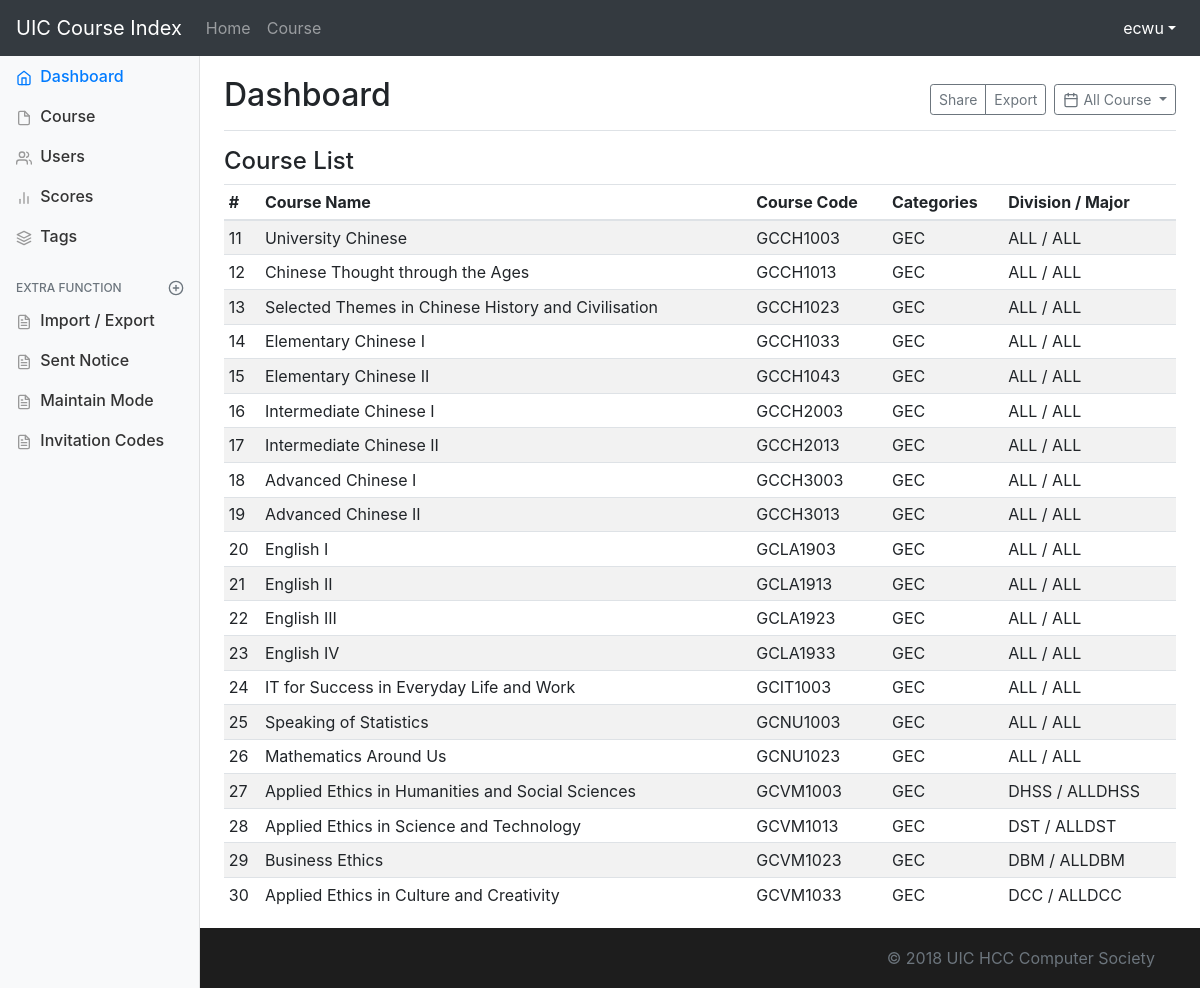
The page /dashboard/ (signed in) on the database its author committed.
### course/models.py (models this page shows, shortened)
class Course(models.Model):
    UIC_DIVISION = (('DST', 'Division of Science and Technology'),
                    ('DBM', 'Division of Business and Management'),
                    ('DHSS', 'Division of Humanities and Social Sciences'),
                    ('DCC', 'Division of Culture and Creativity'),
                    ('ALL', 'All Division'))
    UIC_MAJOR = (
        ('DST', (
            ('FST', 'Food Science and Technology'),
            ('ENVS', 'Environmental Science'),
            ('APSY', 'Applied Psychology'),
            ('STAT', 'Statistics'),
            ('FM', 'Financial Mathematics'),
            ('CST', 'Computer Science and Technology'),
            ('DS', 'Data Science'),
            ('ALLDST', 'All DST Major')
        )),
        ('DBM', (
            ('ACCT', 'Accounting'),
            ('FIN', 'Finance'),
            ('AE', 'Applied Economics'),
            ('EBIS', 'e-Business Management and Information Systems'),
            ('MHR', 'Management of Human Resources'),
            ('MKT', 'Marketing Management'),
            ('EPIN', 'Entrepreneurship and Innovation'),
            ('ALLDBM', 'All DBM Major')
        )),
        ('DCC', (
            ('CCM', 'Culture, Creativity and Management'),
            ('CTV', 'Cinema and Television'),
            ('MAD', 'Media Arts and Design'),
            ('ALLDCC', 'All DCC Major')
        )),
        ('DHSS', (
            ('GIR', 'Government and International Relations'),
            ('SWSA', 'Social Work and Social Administration'),
            ('IJ', 'International Journalism'),
            ('PRA', 'Public Relations and Advertising'),
            ('ATS', 'Applied Translation Studies '),
            ('ELLS', 'English Language and Literature Studies'),
            ('ALLDHSS', 'All DHSS Major')
        )),
        ('ALL', 'ALL Major')
    )
    UIC_COURSE_CATEGORY = (
        ('BBAC', 'BBA (Hons) Core'),
        ('MR', 'Major Required'),
        ('ME', 'Major Elective'),
        ('GEC', 'General Education Core'),
        ('GED', 'General Education Distribution'),
        ('WPEX', 'Whole Person Education Experiential Learning Modules'),
        ('FE', 'Free Elective')
    )
    UIC_COURSE_UNITS = (
        (3, 'Three Units'),
        (1, 'One Unit')
    )
    course_name_en = models.CharField(max_length=128, null=True)
    course_name_cn = models.CharField(max_length=128, null=True)
    course_code = models.CharField(max_length=32, default='EMPY1003')
    course_units = models.IntegerField(default=3, choices=UIC_COURSE_UNITS)
    course_class = models.CharField(max_length=32, default='DEFAULT_CLASS')
    course_major = models.CharField(max_length=32, default='ALL', choices=UIC_MAJOR)
    course_division = models.CharField(max_length=32, default='ALL', choices=UIC_DIVISION)
    course_category = models.CharField(max_length=32, default='FE', choices=UIC_COURSE_CATEGORY)
    course_descriptions = models.TextField(null=True, default='To be added')
    course_pre_request = models.ForeignKey('self', blank=True, null=True, on_delete=models.DO_NOTHING)
    up_vote = models.IntegerField(default=0)
    down_vote = models.IntegerField(default=0)
    pub_date = models.DateTimeField(auto_now_add=True)
    update_time = models.DateTimeField(auto_now=True)
    view_times = models.IntegerField(default=0)
    is_display_score= models.BooleanField(default=True)

### course/views.py (the view)
# urls.py: path('dashboard/', views.dashboard_interface, name='dashboard_interface'),
def dashboard_interface(request):
    if not request.user.is_authenticated:
        messages.add_message(request, messages.ERROR, 'No permission.')
        return redirect('/')
    else:
        courses = models.Course.objects.all()
        return render(request, 'tools/dashboard.html', {'courses': courses})

### course/templates/tools/dashboard.html (shortened to what this page needs)
<!doctype html>
<html lang="en">
<head>
    <link href="https://cdn.bootcss.com/bootstrap/4.0.0/css/bootstrap.min.css" rel="stylesheet">
    {% load static %}
    <link href="{% static "course/css/login_page.css" %}" rel="stylesheet">
</head>
<body>
<header>
    <nav class="navbar navbar-expand-md navbar-dark fixed-top bg-dark">
        <a class="navbar-brand" href="{% url 'home_page' %}">UIC Course Index</a>
        <div class="collapse navbar-collapse" id="navbarCollapse">
            <ul class="navbar-nav mr-auto">
                <li class="nav-item">
                    <a class="nav-link" href="{% url 'home_page' %}">Home</a>
                </li>
                <li class="nav-item">
                    <a class="nav-link" href="{% url 'course_list' %}">Course <span class="sr-only">(current)</span></a>
                </li>
            </ul>
            <ul class="navbar-nav ml-auto">
                <li class="nav-item dropdown show">
                    <a class="nav-link dropdown-toggle" href="#" id="dropdown01" data-toggle="dropdown"
                       aria-haspopup="true" aria-expanded="true">{{ user.username }}</a>
                </li>
            </ul>
        </div>
    </nav>
</header>
<main role="main" class="container">
</main>
<div class="container-fluid">
        <div class="row">
            <nav class="col-md-2 d-none d-md-block bg-light sidebar">
                <div class="sidebar-sticky">
                    <ul class="nav flex-column">
                        <li class="nav-item">
                            <a class="nav-link active" href="#">
                                Dashboard <span class="sr-only">(current)</span>
                            </a>
                        </li>
                        <li class="nav-item">
                            <a class="nav-link" href="#">
                                Course
                            </a>
                        </li>
                        <li class="nav-item">
                            <a class="nav-link" href="#">
                                Users
                            </a>
                        </li>
                        <li class="nav-item">
                            <a class="nav-link" href="#">
                                Scores
                            </a>
                        </li>
                        <li class="nav-item">
                            <a class="nav-link" href="#">
                                Tags
                            </a>
                        </li>
                    </ul>
                    <h6 class="sidebar-heading d-flex justify-content-between align-items-center px-3 mt-4 mb-1 text-muted">
                        <span>Extra Function</span>
                        <a class="d-flex align-items-center text-muted" href="#">
                        </a>
                    </h6>
                    <ul class="nav flex-column mb-2">
                        <li class="nav-item">
                            <a class="nav-link" href="#">
                                Import / Export
                            </a>
                        </li>
                        <li class="nav-item">
                            <a class="nav-link" href="#">
                                Sent Notice
                            </a>
                        </li>
                        <li class="nav-item">
                            <a class="nav-link" href="#">
                                Maintain Mode
                            </a>
                        </li>
                        <li class="nav-item">
                            <a class="nav-link" href="{% url 'invitation_code' %}">
                                Invitation Codes
                            </a>
                        </li>
                    </ul>
                </div>
            </nav>
            <main role="main" class="col-md-9 ml-sm-auto col-lg-10 pt-3 px-4">
                <div class="d-flex justify-content-between flex-wrap flex-md-nowrap align-items-center pb-2 mb-3 border-bottom">
                    <h1 class="h2">Dashboard</h1>
                    <div class="btn-toolbar mb-2 mb-md-0">
                        <div class="btn-group mr-2">
                            <button class="btn btn-sm btn-outline-secondary">Share</button>
                            <button class="btn btn-sm btn-outline-secondary">Export</button>
                        </div>
                        <button class="btn btn-sm btn-outline-secondary dropdown-toggle">
                            All Course
                        </button>
                    </div>
                </div>
                <h4>Course List</h4>
                <div class="table-responsive">
                    <table class="table table-striped table-sm">
                        <thead>
                        <tr>
                            <th>#</th>
                            <th>Course Name</th>
                            <th>Course Code</th>
                            <th>Categories</th>
                            <th>Division / Major</th>
                        </tr>
                        </thead>
                        <tbody>
                        {% for course in courses %}
                            <tr>
                                <td>{{ course.id }}</td>
                                <td>{{ course.course_name_en }}</td>
                                <td>{{ course.course_code }}</td>
                                <td>{{ course.course_category }}</td>
                                <td>{{ course.course_division }} / {{ course.course_major }}</td>
                            </tr>
                        {% endfor %}
                        </tbody>
                    </table>
                </div>
            </main>
        </div>
    </div>
<footer class="footer">
    <div class="container text-right">
        <span class="text-muted ">&copy; 2018 UIC HCC Computer Society</span>
    </div>
</footer>
{% load static %}
</body>
</html>

### course/static/course/css/login_page.css (style rules this page uses)
html { position: relative; min-height: 100%; }
body { margin-bottom: 60px; font-family: -apple-system, BlinkMacSystemFont, "Segoe UI", "Droid Sans", "Helvetica Neue", "PingFang SC", "Hiragino Sans GB", "Droid Sans Fallback", "Microsoft YaHei", sans-serif; }
.footer { position: absolute; bottom: 0; width: 100%; height: 60px; line-height: 60px; background-color: #1d1d1d; }
body > .container { padding: 60px 15px 0; }
.footer > .container { padding-right: 15px; padding-left: 15px; }

### course/templates/tools/dashboard.html (style rules this page uses)
.feather { width: 16px; height: 16px; vertical-align: text-bottom; }
.sidebar { position: fixed; top: 0; bottom: 0; left: 0; z-index: 100; padding: 0; box-shadow: inset -1px 0 0 rgba(0, 0, 0, .1); }
.sidebar-sticky { position: -webkit-sticky; position: sticky; top: 48px; height: calc(100vh - 48px); padding-top: .5rem; overflow-x: hidden; overflow-y: auto; }
.sidebar .nav-link { font-weight: 500; color: #333; }
.sidebar .nav-link .feather { margin-right: 4px; color: #999; }
.sidebar .nav-link.active { color: #007bff; }
.sidebar .nav-link:hover .feather, .sidebar .nav-link.active .feather { color: inherit; }
.sidebar-heading { font-size: .75rem; text-transform: uppercase; }
.border-bottom { border-bottom: 1px solid #e5e5e5; }

### rows shown on the page
Course: id "11", course_name_en "University Chinese", course_code "GCCH1003", course_category "GEC", course_division "ALL", course_major "ALL"
Course: id "12", course_name_en "Chinese Thought through the Ages", course_code "GCCH1013", course_category "GEC", course_division "ALL", course_major "ALL"
Course: id "13", course_name_en "Selected Themes in Chinese History and Civilisation", course_code "GCCH1023", course_category "GEC", course_division "ALL", course_major "ALL"
Course: id "14", course_name_en "Elementary Chinese I", course_code "GCCH1033", course_category "GEC", course_division "ALL", course_major "ALL"
Course: id "15", course_name_en "Elementary Chinese II", course_code "GCCH1043", course_category "GEC", course_division "ALL", course_major "ALL"
Course: id "16", course_name_en "Intermediate Chinese I", course_code "GCCH2003", course_category "GEC", course_division "ALL", course_major "ALL"
Course: id "17", course_name_en "Intermediate Chinese II", course_code "GCCH2013", course_category "GEC", course_division "ALL", course_major "ALL"
Course: id "18", course_name_en "Advanced Chinese I", course_code "GCCH3003", course_category "GEC", course_division "ALL", course_major "ALL"
Course: id "19", course_name_en "Advanced Chinese II", course_code "GCCH3013", course_category "GEC", course_division "ALL", course_major "ALL"
Course: id "20", course_name_en "English I", course_code "GCLA1903", course_category "GEC", course_division "ALL", course_major "ALL"
Course: id "21", course_name_en "English II", course_code "GCLA1913", course_category "GEC", course_division "ALL", course_major "ALL"
Course: id "22", course_name_en "English III", course_code "GCLA1923", course_category "GEC", course_division "ALL", course_major "ALL"
Course: id "23", course_name_en "English IV", course_code "GCLA1933", course_category "GEC", course_division "ALL", course_major "ALL"
Course: id "24", course_name_en "IT for Success in Everyday Life and Work", course_code "GCIT1003", course_category "GEC", course_division "ALL", course_major "ALL"
Course: id "25", course_name_en "Speaking of Statistics", course_code "GCNU1003", course_category "GEC", course_division "ALL", course_major "ALL"
Course: id "26", course_name_en "Mathematics Around Us", course_code "GCNU1023", course_category "GEC", course_division "ALL", course_major "ALL"
Course: id "27", course_name_en "Applied Ethics in Humanities and Social Sciences", course_code "GCVM1003", course_category "GEC", course_division "DHSS", course_major "ALLDHSS"
Course: id "28", course_name_en "Applied Ethics in Science and Technology", course_code "GCVM1013", course_category "GEC", course_division "DST", course_major "ALLDST"
Course: id "29", course_name_en "Business Ethics", course_code "GCVM1023", course_category "GEC", course_division "DBM", course_major "ALLDBM"
Course: id "30", course_name_en "Applied Ethics in Culture and Creativity", course_code "GCVM1033", course_category "GEC", course_division "DCC", course_major "ALLDCC"

### other values the page prints
{{ user.username }} "ecwu"
